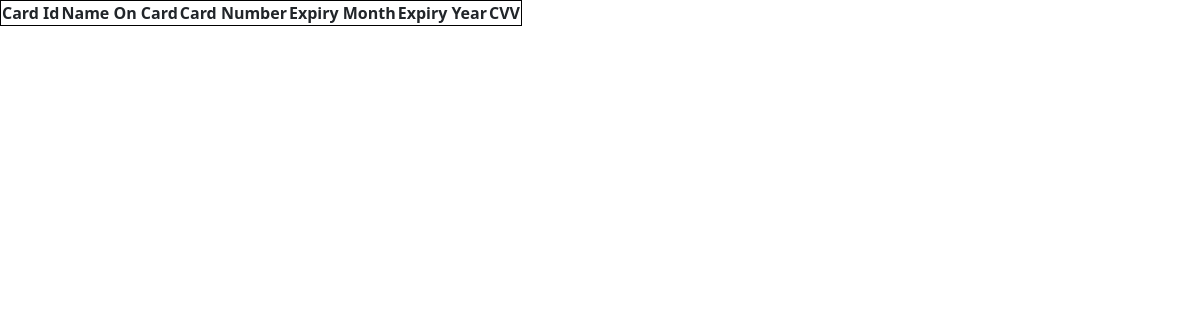
Before: /api/cardView/ with the older database file.
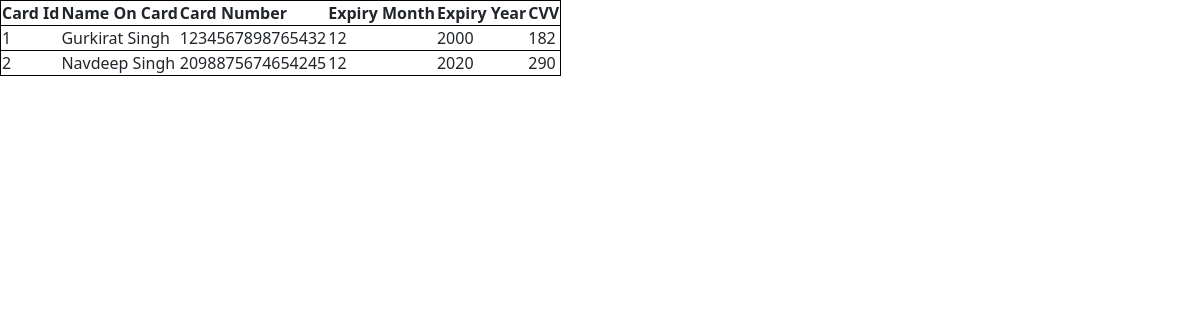
After: the same page with the newer database file.
### Trip/models.py (models this page shows, shortened)
class CardDetails(models.Model):
    nameOnCard = models.CharField(max_length=100)
    cardNumber = models.CharField(max_length=16)
    expiryMonth = models.CharField(max_length=2)
    expiryYear = models.CharField(max_length=4)
    cvv = models.CharField(max_length=3)

### Trip/views.py (the view)
# urls.py: path('cardView/',views.viewCards, name='cardView'),
def viewCards(request):
   if request.method == 'GET':
    items = CardDetails.objects.all()
    perpage = request.GET.get('perpage', default=2)
    page = request.GET.get('page', default = 1)
    paginator = Paginator(items, per_page=perpage)
    try:
       items = paginator.page(number=page)
    except EmptyPage:
       items = []
    totalPages = items.paginator.num_pages
    itemData = {
       'items': items,
       'lastpage': totalPages,
       'totalPageList': [n+1 for n in range(totalPages)],
    }
   return render(request, "cardView.html", itemData)

### Trip/templates/cardView.html (shortened to what this page needs)
{% load django_bootstrap5 %}
{% bootstrap_css %}
<!DOCTYPE html>
<html lang="en">
<head>
</head>
<body>
    <table style="border: 1px solid black;">
        <th>Card Id</th>
        <th>Name On Card</th>
        <th>Card Number</th>
        <th>Expiry Month</th>
        <th>Expiry Year</th>
        <th>CVV</th>
        {% for item in items %}
        <tr style="border: 1px solid black;">
           <td>{{item.id}}</td>
           <td>{{item.nameOnCard}}</td>
           <td>{{item.cardNumber}}</td>
           <td>{{item.expiryMonth}}</td>
           <td>{{item.expiryYear}}</td>
           <td>{{item.cvv}}</td>
        </tr>
        {% endfor %}
    </table>
</body>
</html>

Changed rows visible on the page:
added CardDetails: id "1", nameOnCard "Gurkirat Singh", cardNumber "1234567898765432", expiryMonth "12", expiryYear "2000", cvv "182"
added CardDetails: id "2", nameOnCard "Navdeep Singh", cardNumber "2098875674654245", expiryMonth "12", expiryYear "2020", cvv "290"
